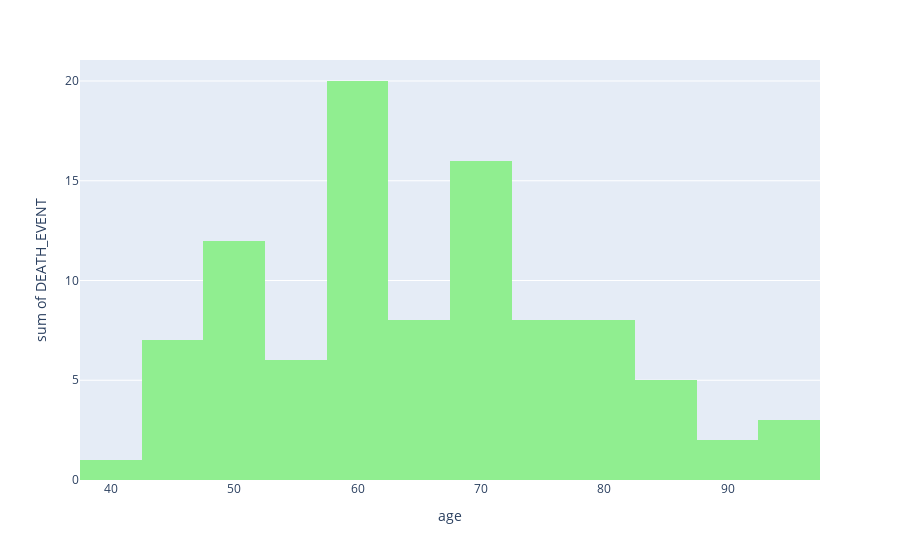

Here is the notebook cell this chart was saved with:
### Markdown cell above
Histogram showing age and heart_failure

### Code cell
fig = px.histogram(heart_failure, x="age", y="DEATH_EVENT", color_discrete_sequence=['lightgreen'])
fig.show()

### Figure 1 — Plotly figure (JSON) as saved in the notebook; plotly's stock layout.template omitted (floating-point values rounded to 4 significant figures; data arrays with more than 128 entries replaced by an {"elided": "..."} marker saying what was removed)
{"data": [{"alignmentgroup": "True", "bingroup": "x", "histfunc": "sum", "hovertemplate": "age=%{x}<br>sum of DEATH_EVENT=%{y}<extra></extra>", "legendgroup": "", "marker": {"color": "lightgreen", "pattern": {"shape": ""}}, "name": "", "offsetgroup": "", "orientation": "v", "showlegend": false, "type": "histogram", "x": {"elided": "299 float values"}, "xaxis": "x", "y": {"elided": "299 int values"}, "yaxis": "y"}], "layout": {"barmode": "relative", "legend": {"tracegroupgap": 0}, "margin": {"t": 60}, "xaxis": {"anchor": "y", "domain": [0, 1], "title": {"text": "age"}}, "yaxis": {"anchor": "x", "domain": [0, 1], "title": {"text": "sum of DEATH_EVENT"}}}}
